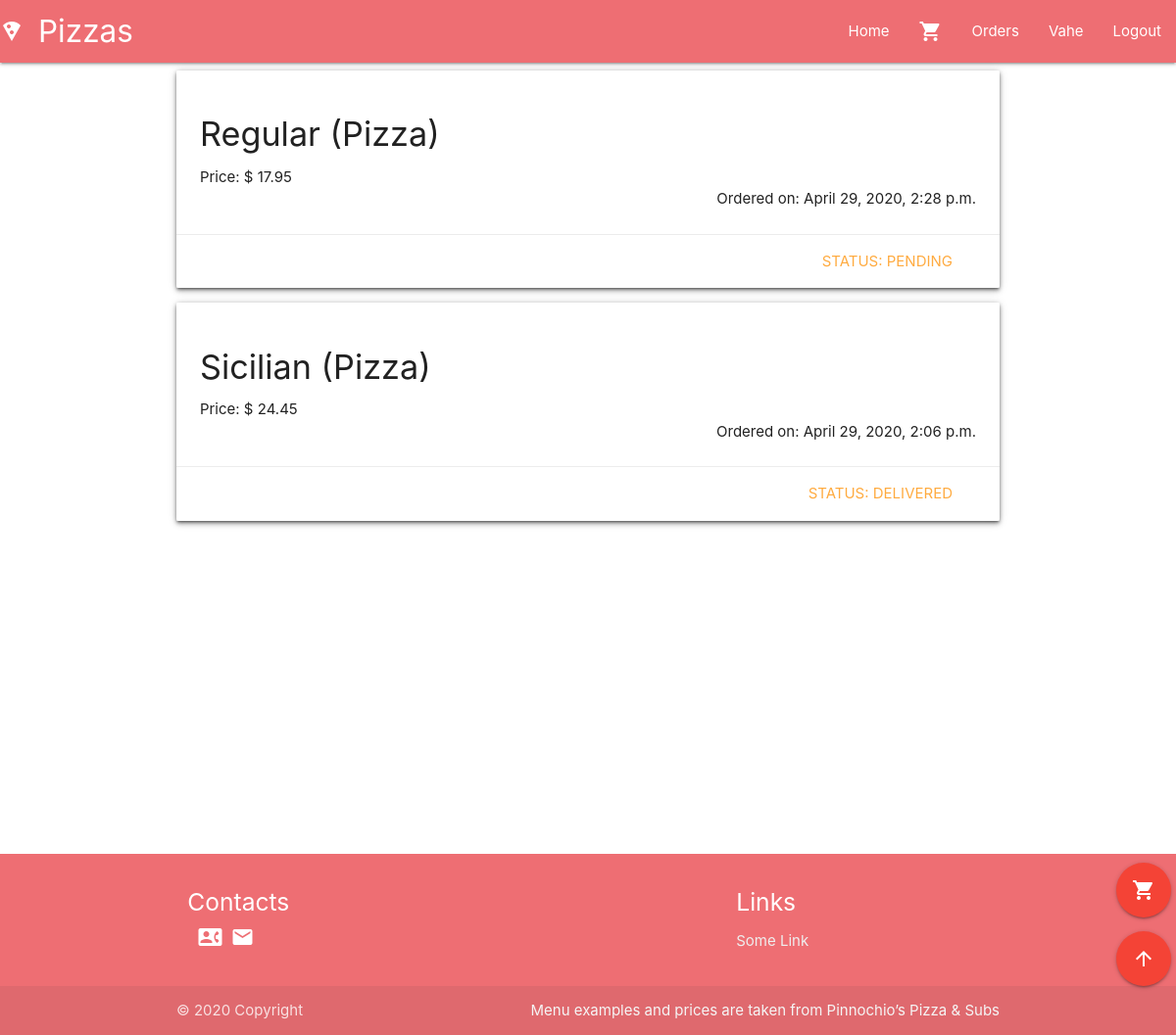
Screenshot of /orders/ (signed in) with the database file from the repository.
### orders/models.py (models this page shows, shortened)
class Order(models.Model):
    user = models.ForeignKey(User, on_delete=models.CASCADE)
    item = models.ForeignKey(Menu, on_delete=models.CASCADE)
    price = models.FloatField(default=0)
    time = models.DateTimeField('date ordered')
    PENDING = "pending"
    DELIVERED = "delivered"
    STATUS_CHOICES = [(PENDING, "pending"), (DELIVERED, "delivered")]
    status = models.CharField(max_length=32, choices=STATUS_CHOICES, default=PENDING)

class Menu(models.Model):
    type = models.CharField(max_length=64)
    name = models.CharField(max_length=64)
    small = models.FloatField()
    large = models.FloatField()

### orders/views.py (the view)
# urls.py: path("orders/", views.orders, name="orders"),
def orders(request):
    user = request.user
    orders = Order.objects.filter(user_id=user.id).order_by("-time")
    context = {
        "orders": orders
    }
    return render(request, "orders/history.html", context)

### orders/templates/orders/history.html (shortened to what this page needs)
{% extends "orders/base.html" %}
{% block content %}
<div class="container">
    {% for order in orders %}
    <div class="col s12 m7 z-depth-2">
        <div class="card horizontal">
            <div class="card-stacked">
                <div class="card-content">
                    <h4 class="header">{{ order.item.name }} ({{ order.item.type }})</h4>
                    <p>Price: $ {{ order.price }}</p>
                    <p class="right-align">Ordered on: {{ order.time }}</p>
                </div>
                <div class="card-action right-align">
                    <a href="#">Status: {{ order.get_status_display }}</a>
                </div>
            </div>
        </div>
    </div>
    {% endfor %}
</div>
{% endblock %}

### orders/templates/orders/base.html (shortened to what this page needs)
<!DOCTYPE html>
<html lang="en">
<head>
    {% load static %}
    <link rel="stylesheet" href="https://cdnjs.cloudflare.com/ajax/libs/materialize/1.0.0/css/materialize.min.css">
    <link href="{% static 'orders/css/style.css' %}" rel="stylesheet">
</head>
<body>
    <nav id="top-menu" class="nav-extended">
        <div class="nav-wrapper">
            <a href="/" class="brand-logo"><i class="material-icons">local_pizza</i>Pizzas</a>
            <ul id="nav-mobile" class="right hide-on-med-and-down">
                <li><a href="/">Home</a></li>
                <li><a href="/cart" title="Shopping Cart"><i class="material-icons">shopping_cart</i></a></li>
                {% if user.is_authenticated %}
                <li><a href="/orders">Orders</a></li>
                <li><a href="">{{ user.username }}</a></li>
                <li><a href="/accounts/logout">Logout</a></li>
                {% else %}
                <li><a href="/register">Register</a></li>
                <li><a href="/accounts/login/">Login</a></li>
                {% endif %}
            </ul>
        </div>
    </nav>
    <main>
        {% block content %}
        {% endblock %}
        <a href="/cart" id="shopping-cart-icon" class="btn-floating btn-large waves-effect waves-light red" title="Shopping Cart">
            <i class="material-icons">shopping_cart</i></a>
        <a href="#top-menu" id="arrow-icon" class="btn-floating btn-large waves-effect waves-light red" title="Go to Navigation"><i
                class="material-icons">arrow_upward</i></a>
    </main>
    <footer class="page-footer">
        <div class="container">
            <div class="row">
                <div class="col l6 s12">
                    <h5 class="white-text">Contacts</h5>
                    <div class="col s1"><i class="material-icons">contact_phone</i></div>
                    <div class="col s1"><i class="material-icons">email</i></div>
                </div>
                <div class="col l4 offset-l2 s12">
                    <h5 class="white-text">Links</h5>
                    <ul>
                        <li><a class="grey-text text-lighten-3" href="">Some Link</a></li>
                    </ul>
                </div>
            </div>
        </div>
        <div class="footer-copyright">
            <div class="container">
                © 2020 Copyright
                <a class="grey-text text-lighten-4 right" href="http://www.pinocchiospizza.net/menu.html"">Menu examples and prices are taken from Pinnochio’s Pizza & Subs</a>
            </div>
        </div>
    </footer>
</body>
</html>

### orders/static/orders/css/style.css (style rules this page uses)
#shopping-cart-icon, #arrow-icon { position: fixed; right: 5px; bottom: 120px; }
#arrow-icon { bottom: 50px; }
main { min-height: 100vh; }

### rows the page displays
Order: item.name "Regular", item.type "Pizza", price "17.95", time "April 29, 2020, 2:28 p.m.", status "PENDING"
Order: item.name "Sicilian", item.type "Pizza", price "24.45", time "April 29, 2020, 2:06 p.m.", status "DELIVERED"

### other values shown
{{ user.username }} "Vahe"
